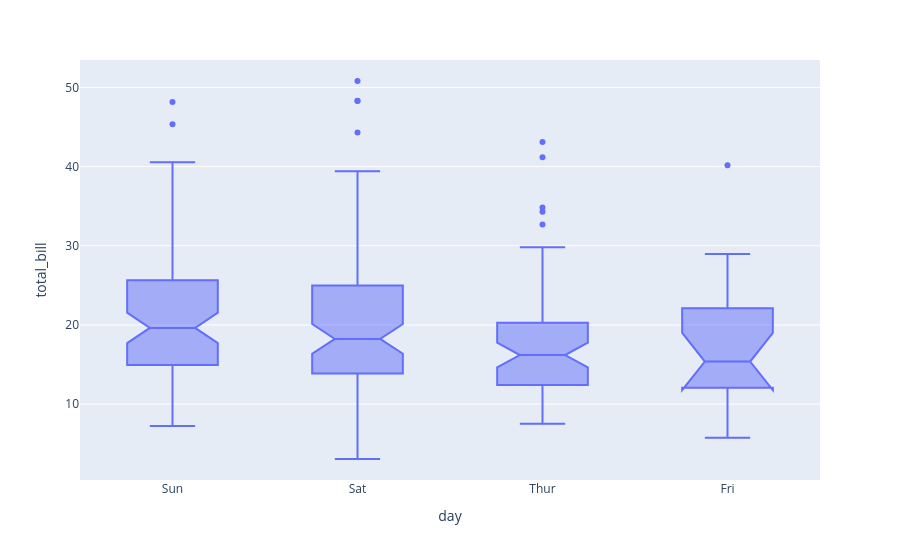

Notebook cell for this chart:
### Code cell
# used notched for median significance check 
px.box(df, x='day', y='total_bill', notched=True)

### Figure 1 — Plotly figure (JSON) as saved in the notebook; plotly's stock layout.template omitted (floating-point values rounded to 4 significant figures; data arrays with more than 128 entries replaced by an {"elided": "..."} marker saying what was removed)
{"data": [{"alignmentgroup": "True", "hovertemplate": "day=%{x}<br>total_bill=%{y}<extra></extra>", "legendgroup": "", "marker": {"color": "#636efa"}, "name": "", "notched": true, "offsetgroup": "", "orientation": "v", "showlegend": false, "type": "box", "x": {"elided": "244 str values"}, "x0": " ", "xaxis": "x", "y": {"elided": "244 float values"}, "y0": " ", "yaxis": "y"}], "layout": {"boxmode": "group", "legend": {"tracegroupgap": 0}, "margin": {"t": 60}, "xaxis": {"anchor": "y", "domain": [0, 1], "title": {"text": "day"}}, "yaxis": {"anchor": "x", "domain": [0, 1], "title": {"text": "total_bill"}}}}
